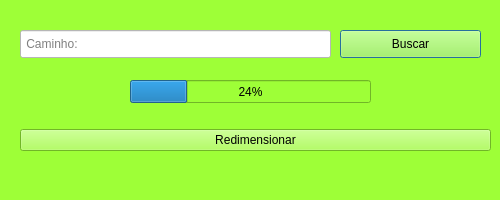
<?xml version="1.0" encoding="UTF-8"?>
<ui version="4.0">
 <class>Dialog</class>
 <widget class="QDialog" name="Dialog">
  <property name="geometry">
   <rect>
    <x>0</x>
    <y>0</y>
    <width>500</width>
    <height>200</height>
   </rect>
  </property>
  <property name="windowTitle">
   <string>Hulk</string>
  </property>
  <property name="styleSheet">
   <string notr="true">background-color: rgb(158, 255, 55);</string>
  </property>
  <widget class="QPushButton" name="buscar">
   <property name="geometry">
    <rect>
     <x>340</x>
     <y>30</y>
     <width>141</width>
     <height>28</height>
    </rect>
   </property>
   <property name="text">
    <string>Buscar</string>
   </property>
  </widget>
  <widget class="QLineEdit" name="caminho">
   <property name="geometry">
    <rect>
     <x>20</x>
     <y>30</y>
     <width>311</width>
     <height>28</height>
    </rect>
   </property>
   <property name="styleSheet">
    <string notr="true">background-color: rgb(255, 255, 255);
border-color: rgb(255, 255, 255);</string>
   </property>
   <property name="placeholderText">
    <string> Caminho:</string>
   </property>
  </widget>
  <widget class="QWidget" name="verticalLayoutWidget">
   <property name="geometry">
    <rect>
     <x>20</x>
     <y>100</y>
     <width>471</width>
     <height>80</height>
    </rect>
   </property>
   <layout class="QVBoxLayout" name="verticalLayout">
    <item>
     <widget class="QPushButton" name="redimensionar">
      <property name="text">
       <string>Redimensionar</string>
      </property>
     </widget>
    </item>
   </layout>
  </widget>
  <widget class="QProgressBar" name="barra_de_progresso">
   <property name="geometry">
    <rect>
     <x>130</x>
     <y>80</y>
     <width>241</width>
     <height>23</height>
    </rect>
   </property>
   <property name="value">
    <number>24</number>
   </property>
  </widget>
 </widget>
 <resources/>
 <connections/>
</ui>
